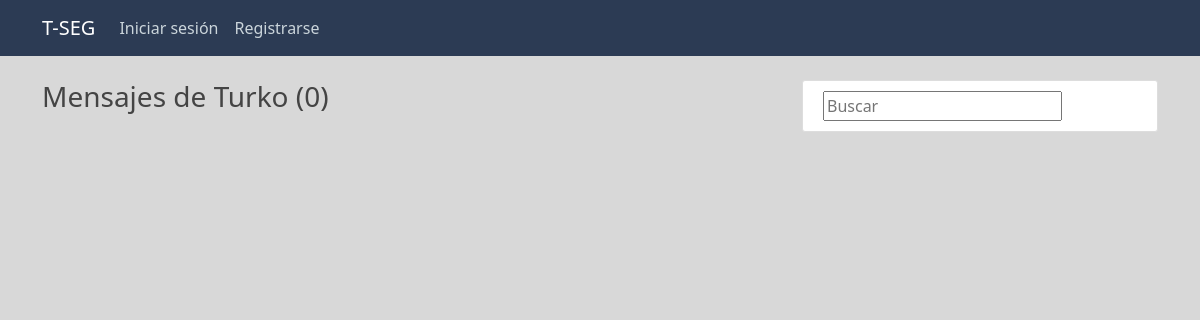
Before: /user/Turko with the older database file.
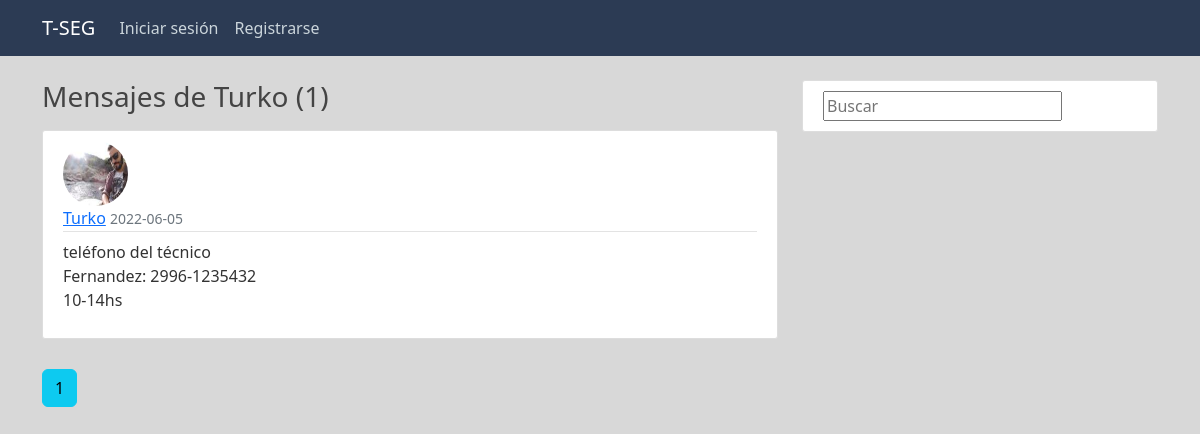
After: the same page with the newer database file.
### tseg/models.py (models this page shows, shortened)
class User(db.Model, UserMixin):
	id = db.Column(db.Integer, primary_key=True)
	username = db.Column(db.String(30), unique=True, nullable=False)
	email = db.Column(db.String(50), unique=True, nullable=False)
	image_file = db.Column(db.String(20), nullable=False, default='default.jpg')
	password = db.Column(db.String(32), unique=True, nullable=False)
	posts = db.relationship('Post', backref='author', lazy=True) #lazy permite busqueda por esa relacion
	clients = db.relationship('Client', backref='author_cl', lazy=True)
	equipments = db.relationship('Equipment', backref='author_eq', lazy=True)

class Post(db.Model):
	id = db.Column(db.Integer, primary_key=True)
	date_posted = db.Column(db.DateTime, nullable=False, default=datetime.utcnow)
	content = db.Column(db.Text, nullable=False)
	parent_name = db.Column(db.String(150))
	parent_id = db.Column(db.Integer)
	user_id = db.Column(db.Integer, db.ForeignKey('user.id'), nullable=False)

### tseg/users/routes.py (the view)
@users.route("/user/<string:username>")
def user_posts(username):
	page = request.args.get('page', 1, type=int) #num pagina de mensajes
	user = User.query.filter_by(username=username)\
					.first_or_404()
	posts = Post.query.filter_by(author=user)\
					.order_by(Post.date_posted.desc())\
					.paginate(page=page, per_page=5)
	return render_template('user_posts.html', posts=posts, user=user)

### tseg/templates/user_posts.html (shortened to what this page needs)
{% extends "layout.html" %}
{% block content %}
    <h3 class="mb-3">Mensajes de {{ user.username }} ({{ posts.total }})</h3>
    {% for post in posts.items %}
        <article class="media content-section">
          	<img class="rounded-circle article-img" src="{{ url_for('static', filename='profile_pics/' + 	post.author.image_file) }}">
          	<div class="media-body">
            	<div class="article-metadata">
              		<a class="mr-2" href="{{ url_for('users.user_posts', username=post.author.username) }}">{{ post.author.username }}</a>
              		<small class="text-muted">{{ post.date_posted.strftime('%Y-%m-%d') }}</small>
            	</div>
            	<p class="article-content">{{ post.content }}</p>
          </div>
        </article>
    {% endfor %}
    {% for page_num in posts.iter_pages(left_edge=1, right_edge=1, left_current=1, right_current=2) %}
    {% if page_num %}
        {% if posts.page == page_num %}
            <a class="btn btn-info mb-4" href="{{ url_for('users.user_posts', username=user.username, page=page_num) }}">{{ page_num }}</a>
        {% else %}
            <a class="btn btn-outline-info mb-4" href="{{ url_for('users.user_posts', username=user.username, page=page_num) }}">{{ page_num }}</a>
        {% endif %}
    {% else %}
        ...
    {% endif %}
    {% endfor %}
{% endblock content %}

### tseg/templates/layout.html (shortened to what this page needs)
<!DOCTYPE html>
<html>
	<head>
		<link rel="stylesheet" href="https://cdn.jsdelivr.net/npm/bootstrap@5.2.0-beta1/dist/css/bootstrap.min.css" rel="stylesheet">
    	<link rel="stylesheet" type="text/css" href="{{ url_for('static', filename='estilo.css') }}">
	</head>
	<body>
		<header class="site-header">
	      	<nav class="navbar navbar-expand-md navbar-dark bg-steel fixed-top">
	        	<div class="container">
	          		<a class="navbar-brand mr-4" href="/">T-SEG</a>
		          	<div class="collapse navbar-collapse" id="navbarToggle">
			            <div class="navbar-nav">
			            	{% if current_user.is_authenticated %}
			            		<a class="nav-item nav-link" href="{{ url_for('clients.all_clients') }}">Clientes</a>
			            		<a class="nav-item nav-link" href="{{ url_for('equipments.all_equipments') }}">Equipos</a>
			            		<a class="nav-item nav-link" href="{{ url_for('users.account') }}">Mi Cuenta</a>
			            		<a class="nav-item nav-link" href="{{ url_for('users.logout') }}">Logout</a>
			            	{% else %}
				              	<a class="nav-item nav-link" href="{{ url_for('users.login') }}">Iniciar sesión</a>
				              	<a class="nav-item nav-link" href="{{ url_for('users.register') }}">Registrarse</a>
				            {% endif %}
			            </div>
		        	</div>
	        	</div>
	      	</nav>
	    </header>
	    <main role="main" class="container">
	      	<div class="row">
	        	<div class="col-md-8">
		          	{% block content %}
		          	{% endblock %}
	        	</div>
		        <div class="col-md-4">
		        	<div class="sticky-top">
		          		<div class="content-section">
		          			<input type="text" id="buscar" placeholder="Buscar"></input>
		          		</div>
		          	</div>
	        	</div>
	      	</div>
	    </main>
	</body>
</html>
	</body>
</html>

### tseg/static/estilo.css (style rules this page uses)
body { background: #D8D8D8; color: #333333; margin-top: 5rem; }
h1, h2, h3, h4, h5, h6 { color: #444444; }
.bg-steel { background-color: #2C3B54; }
.site-header .navbar-nav .nav-link { color: #cbd5db; }
.content-section { background: #ffffff; padding: 10px 20px; border: 1px solid #dddddd; border-radius: 3px; margin-bottom: 20px; }
.article-content { white-space: pre-line; }
.article-img { height: 65px; width: 65px; margin-right: 16px; }
.article-metadata { padding-bottom: 1px; margin-bottom: 4px; border-bottom: 1px solid #e3e3e3 }
.btn { margin-top: 10px; }

Changed rows visible on the page:
added Post: image_file (picture), author.username "Turko", date_posted "2022-06-05", content "teléfono del técnico Fernandez: 2996-1235432 10-14hs"
Other visible differences:
{{ posts.total }}: "0" → "1"
new list line: "1"
